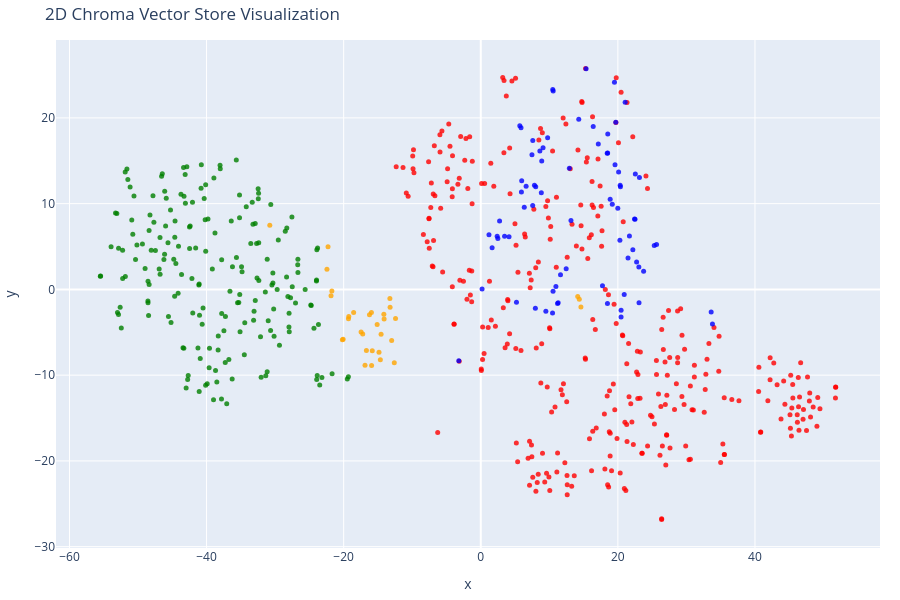

The notebook cell this image was saved under:
### Code cell
if len(vectors) == 0:
    raise ValueError("No vectors available for 2D visualization. Run create_embeddings first.")
tsne = TSNE(n_components=2, random_state=42)
reduced_vectors = tsne.fit_transform(vectors)

# Create the 2D scatter plot
fig = go.Figure(data=[go.Scatter(
    x=reduced_vectors[:, 0],
    y=reduced_vectors[:, 1],
    mode='markers',
    marker=dict(size=5, color=colors, opacity=0.8),
    text=[f"Type: {t}<br>Text: {d[:100]}..." for t, d in zip(doc_types, documents)],
    hoverinfo='text'
)])

fig.update_layout(
    title='2D Chroma Vector Store Visualization',
    xaxis_title='x',
    yaxis_title='y',
    width=900,
    height=600,
    margin=dict(r=20, b=10, l=10, t=40)
)

fig.show()

### Figure 1 — Plotly figure (JSON) as saved in the notebook; plotly's stock layout.template omitted (floating-point values rounded to 4 significant figures; data arrays with more than 128 entries replaced by an {"elided": "..."} marker saying what was removed)
{"data": [{"hoverinfo": "text", "marker": {"color": {"elided": "623 str values"}, "opacity": 0.8, "size": 5}, "mode": "markers", "text": {"elided": "623 str values"}, "type": "scatter", "x": {"elided": "623 float values"}, "y": {"elided": "623 float values"}}], "layout": {"height": 600, "margin": {"b": 10, "l": 10, "r": 20, "t": 40}, "title": {"text": "2D Chroma Vector Store Visualization"}, "width": 900, "xaxis": {"title": {"text": "x"}}, "yaxis": {"title": {"text": "y"}}}}
